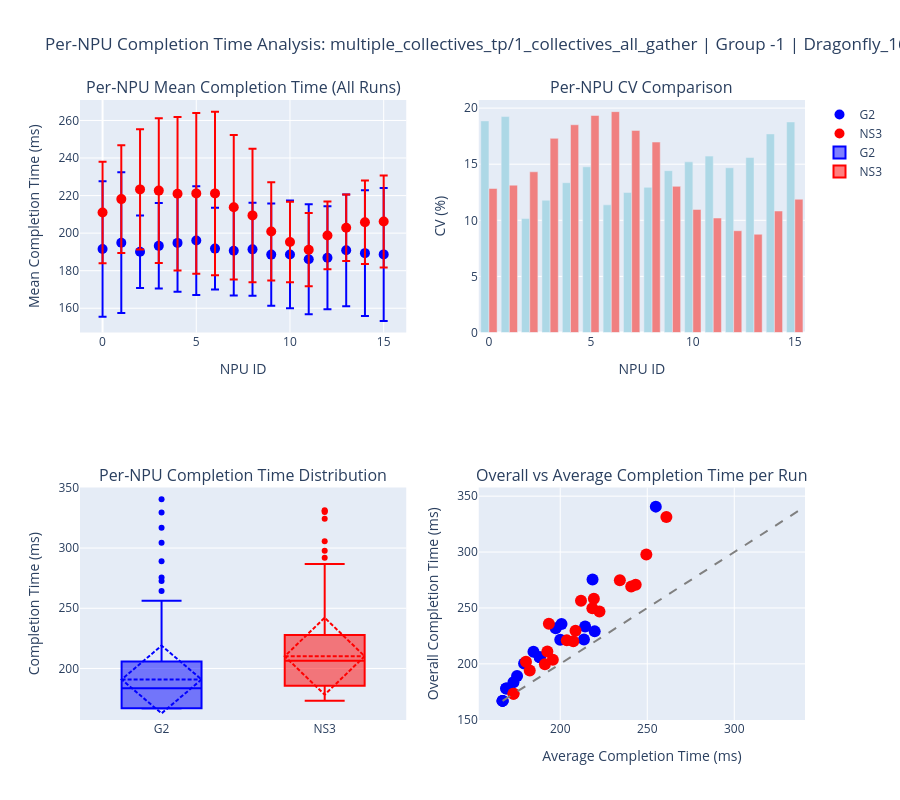

Notebook source saved alongside this figure:
### Code cell
# --- PER-NPU DETAILED ANALYSIS ---

print(f"\n{'='*80}")
print("PER-NPU COMPLETION TIME ANALYSIS")
print(f"{'='*80}\n")

# Analyze individual NPU completion times for selected configurations
unique_configs = comp_df.groupby(['workload', 'group_id', 'topology']).size().reset_index()[['workload', 'group_id', 'topology']]

print(f"Analyzing per-NPU completion times for up to 5 configurations...\n")
print("Note: Each NPU's completion time is the LAST (max) time across all its communications\n")

for idx, config in unique_configs.iterrows():
    wl, gid, topo = config['workload'], config['group_id'], config['topology']
    
    config_df = comp_df[
        (comp_df['workload'] == wl) &
        (comp_df['group_id'] == gid) &
        (comp_df['topology'] == topo)
    ]
    
    g2_runs = config_df[config_df['sim_type'] == 'G2'].sort_values('run_number')
    ns3_runs = config_df[config_df['sim_type'] == 'NS3'].sort_values('run_number')
    
    if g2_runs.empty or ns3_runs.empty:
        continue
    
    print(f"\n{'='*60}")
    print(f"Configuration: {wl} | Group: {gid} | Topology: {topo}")
    print(f"{'='*60}\n")
    
    # Collect NPU completion times (last time for each NPU) across all runs
    g2_npu_data = []
    ns3_npu_data = []
    
    for _, run in g2_runs.iterrows():
        timing_file = find_timing_file(run['path'], 'G2')
        if timing_file:
            try:
                df_timing = pd.read_csv(timing_file)
                df_timing = df_timing[df_timing['callback_tick'] > 100].copy()
                # Get last (max) time for each NPU
                npu_completion = df_timing.groupby('sys_id')['callback_tick'].max().reset_index()
                npu_completion['run_number'] = run['run_number']
                npu_completion['time_ms'] = npu_completion['callback_tick'] / 1_000_000
                g2_npu_data.append(npu_completion[['sys_id', 'run_number', 'time_ms', 'callback_tick']])
            except Exception as e:
                print(f"Error reading G2 timing file: {e}")
    
    for _, run in ns3_runs.iterrows():
        timing_file = find_timing_file(run['path'], 'NS3')
        if timing_file:
            try:
                df_timing = pd.read_csv(timing_file)
                if 'node_name' in df_timing.columns:
                    df_timing = df_timing[df_timing['node_name'] != 'dummy_node']
                df_timing = df_timing[df_timing['callback_tick'] > 100].copy()
                # Get last (max) time for each NPU
                npu_completion = df_timing.groupby('sys_id')['callback_tick'].max().reset_index()
                npu_completion['run_number'] = run['run_number']
                npu_completion['time_ms'] = npu_completion['callback_tick'] / 1_000_000
                npu_completion['ecmp_seed'] = run['ecmp_seed']
                ns3_npu_data.append(npu_completion[['sys_id', 'run_number', 'time_ms', 'callback_tick', 'ecmp_seed']])
            except Exception as e:
                print(f"Error reading NS3 timing file: {e}")
    
    if not g2_npu_data or not ns3_npu_data:
        continue
    
    g2_all = pd.concat(g2_npu_data, ignore_index=True)
    ns3_all = pd.concat(ns3_npu_data, ignore_index=True)
    
    # Statistics per NPU across all runs (these are now completion times)
    g2_per_npu = g2_all.groupby('sys_id')['time_ms'].agg(['mean', 'std', 'min', 'max', 'count']).reset_index()
    g2_per_npu['cv'] = (g2_per_npu['std'] / g2_per_npu['mean'] * 100)
    
    ns3_per_npu = ns3_all.groupby('sys_id')['time_ms'].agg(['mean', 'std', 'min', 'max', 'count']).reset_index()
    ns3_per_npu['cv'] = (ns3_per_npu['std'] / ns3_per_npu['mean'] * 100)
    
    print(f"G2 NPU Completion Statistics (across {len(g2_runs)} runs):")
    print(f"  Average CV per NPU: {g2_per_npu['cv'].mean():.3f}%")
    print(f"  Max CV: {g2_per_npu['cv'].max():.3f}% (NPU {g2_per_npu.loc[g2_per_npu['cv'].idxmax(), 'sys_id']})")
    print(f"  Range of mean completion times: {g2_per_npu['mean'].min():.2f} - {g2_per_npu['mean'].max():.2f} ms")
    print(f"  Load imbalance (range/mean): {((g2_per_npu['mean'].max() - g2_per_npu['mean'].min()) / g2_per_npu['mean'].mean() * 100):.2f}%")
    print()
    
    print(f"NS3 NPU Completion Statistics (across {len(ns3_runs)} runs):")
    print(f"  Average CV per NPU: {ns3_per_npu['cv'].mean():.3f}%")
    print(f"  Max CV: {ns3_per_npu['cv'].max():.3f}% (NPU {ns3_per_npu.loc[ns3_per_npu['cv'].idxmax(), 'sys_id']})")
    print(f"  Range of mean completion times: {ns3_per_npu['mean'].min():.2f} - {ns3_per_npu['mean'].max():.2f} ms")
    print(f"  Load imbalance (range/mean): {((ns3_per_npu['mean'].max() - ns3_per_npu['mean'].min()) / ns3_per_npu['mean'].mean() * 100):.2f}%")
    print()
    
    # Create visualization
    fig = make_subplots(
        rows=2, cols=2,
        subplot_titles=(
            'Per-NPU Mean Completion Time (All Runs)',
            'Per-NPU CV Comparison',
            'Per-NPU Completion Time Distribution',
            'Overall vs Average Completion Time per Run'
        ),
        specs=[[{"secondary_y": False}, {"secondary_y": False}],
               [{"secondary_y": False}, {"secondary_y": False}]]
    )
    
    # 1. Per-NPU mean completion times
    fig.add_trace(go.Scatter(
        x=g2_per_npu['sys_id'],
        y=g2_per_npu['mean'],
        mode='markers',
        name='G2',
        marker=dict(size=10, color='blue'),
        error_y=dict(type='data', array=g2_per_npu['std'], visible=True)
    ), row=1, col=1)
    
    fig.add_trace(go.Scatter(
        x=ns3_per_npu['sys_id'],
        y=ns3_per_npu['mean'],
        mode='markers',
        name='NS3',
        marker=dict(size=10, color='red'),
        error_y=dict(type='data', array=ns3_per_npu['std'], visible=True)
    ), row=1, col=1)
    
    # 2. CV per NPU
    fig.add_trace(go.Bar(
        x=g2_per_npu['sys_id'],
        y=g2_per_npu['cv'],
        name='G2 CV',
        marker_color='lightblue',
        showlegend=False
    ), row=1, col=2)
    
    fig.add_trace(go.Bar(
        x=ns3_per_npu['sys_id'],
        y=ns3_per_npu['cv'],
        name='NS3 CV',
        marker_color='lightcoral',
        showlegend=False
    ), row=1, col=2)
    
    # 3. Box plot of all NPU completion times
    fig.add_trace(go.Box(
        y=g2_all['time_ms'],
        x=['G2'] * len(g2_all),
        name='G2',
        marker_color='blue',
        boxmean='sd'
    ), row=2, col=1)
    
    fig.add_trace(go.Box(
        y=ns3_all['time_ms'],
        x=['NS3'] * len(ns3_all),
        name='NS3',
        marker_color='red',
        boxmean='sd'
    ), row=2, col=1)
    
    # 4. Overall completion (max) vs average completion per run
    g2_run_stats = g2_runs[['run_number', 'avg_time', 'max_time']].copy()
    g2_run_stats['avg_ms'] = g2_run_stats['avg_time'] / 1_000_000
    g2_run_stats['max_ms'] = g2_run_stats['max_time'] / 1_000_000
    
    ns3_run_stats = ns3_runs[['run_number', 'avg_time', 'max_time']].copy()
    ns3_run_stats['avg_ms'] = ns3_run_stats['avg_time'] / 1_000_000
    ns3_run_stats['max_ms'] = ns3_run_stats['max_time'] / 1_000_000
    
    fig.add_trace(go.Scatter(
        x=g2_run_stats['avg_ms'],
        y=g2_run_stats['max_ms'],
        mode='markers',
        name='G2',
        marker=dict(size=12, color='blue'),
        text=[f"Run {r}" for r in g2_run_stats['run_number']],
        showlegend=False
    ), row=2, col=2)
    
    fig.add_trace(go.Scatter(
        x=ns3_run_stats['avg_ms'],
        y=ns3_run_stats['max_ms'],
        mode='markers',
        name='NS3',
        marker=dict(size=12, color='red'),
        text=[f"Run {r}" for r in ns3_run_stats['run_number']],
        showlegend=False
    ), row=2, col=2)
    
    # Diagonal line
    all_times = pd.concat([g2_run_stats[['avg_ms', 'max_ms']], ns3_run_stats[['avg_ms', 'max_ms']]])
    min_val = all_times.min().min()
    max_val = all_times.max().max()
    fig.add_trace(go.Scatter(
        x=[min_val, max_val],
        y=[min_val, max_val],
        mode='lines',
        line=dict(dash='dash', color='gray'),
        showlegend=False
    ), row=2, col=2)
    
    # Update axes
    fig.update_xaxes(title_text="NPU ID", row=1, col=1)
    fig.update_yaxes(title_text="Mean Completion Time (ms)", row=1, col=1)
    fig.update_xaxes(title_text="NPU ID", row=1, col=2)
    fig.update_yaxes(title_text="CV (%)", row=1, col=2)
    fig.update_yaxes(title_text="Completion Time (ms)", row=2, col=1)
    fig.update_xaxes(title_text="Average Completion Time (ms)", row=2, col=2)
    fig.update_yaxes(title_text="Overall Completion Time (ms)", row=2, col=2)
    
    fig.update_layout(
        title=f"Per-NPU Completion Time Analysis: {wl} | Group {gid} | {topo}",
        height=800,
        showlegend=True
    )
    
    fig.show()

### Figure 1 — Plotly figure (JSON) as saved in the notebook; plotly's stock layout.template omitted (floating-point values rounded to 4 significant figures; data arrays with more than 128 entries replaced by an {"elided": "..."} marker saying what was removed)
{"data": [{"error_y": {"array": [36.13, 37.52, 19.31, 22.78, 26.01, 28.95, 21.82, 23.8, 24.76, 27.2, 28.7, 29.26, 27.44, 29.77, 33.52, 35.41], "type": "data", "visible": true}, "marker": {"color": "blue", "size": 10}, "mode": "markers", "name": "G2", "type": "scatter", "x": [0, 1, 2, 3, 4, 5, 6, 7, 8, 9, 10, 11, 12, 13, 14, 15], "xaxis": "x", "y": [191.6, 194.9, 190.1, 193.2, 194.8, 196.1, 191.8, 190.6, 191.4, 188.6, 188.7, 186.1, 186.9, 190.9, 189.3, 188.7], "yaxis": "y"}, {"error_y": {"array": [27.08, 28.65, 31.98, 38.53, 40.92, 42.78, 43.54, 38.51, 35.55, 26.17, 21.42, 19.5, 18.03, 17.77, 22.29, 24.49], "type": "data", "visible": true}, "marker": {"color": "red", "size": 10}, "mode": "markers", "name": "NS3", "type": "scatter", "x": [0, 1, 2, 3, 4, 5, 6, 7, 8, 9, 10, 11, 12, 13, 14, 15], "xaxis": "x", "y": [211.0, 218.1, 223.3, 222.7, 221.0, 221.2, 221.2, 213.8, 209.5, 200.9, 195.3, 191.2, 198.8, 202.9, 205.8, 206.2], "yaxis": "y"}, {"marker": {"color": "lightblue"}, "name": "G2 CV", "showlegend": false, "type": "bar", "x": [0, 1, 2, 3, 4, 5, 6, 7, 8, 9, 10, 11, 12, 13, 14, 15], "xaxis": "x2", "y": [18.86, 19.25, 10.16, 11.79, 13.35, 14.77, 11.38, 12.49, 12.94, 14.43, 15.21, 15.72, 14.68, 15.6, 17.7, 18.77], "yaxis": "y2"}, {"marker": {"color": "lightcoral"}, "name": "NS3 CV", "showlegend": false, "type": "bar", "x": [0, 1, 2, 3, 4, 5, 6, 7, 8, 9, 10, 11, 12, 13, 14, 15], "xaxis": "x2", "y": [12.83, 13.13, 14.32, 17.31, 18.52, 19.34, 19.69, 18.01, 16.97, 13.03, 10.97, 10.2, 9.071, 8.758, 10.83, 11.87], "yaxis": "y2"}, {"boxmean": "sd", "marker": {"color": "blue"}, "name": "G2", "type": "box", "x": {"elided": "320 str values"}, "xaxis": "x3", "y": {"elided": "320 float values"}, "yaxis": "y3"}, {"boxmean": "sd", "marker": {"color": "red"}, "name": "NS3", "type": "box", "x": {"elided": "320 str values"}, "xaxis": "x3", "y": {"elided": "320 float values"}, "yaxis": "y3"}, {"marker": {"color": "blue", "size": 12}, "mode": "markers", "name": "G2", "showlegend": false, "text": ["Run 1", "Run 2", "Run 3", "Run 4", "Run 5", "Run 6", "Run 7", "Run 8", "Run 9", "Run 10", "Run 11", "Run 12", "Run 13", "Run 14", "Run 15", "Run 16", "Run 17", "Run 18", "Run 19", "Run 20"], "type": "scatter", "x": [168.9, 168.9, 166.9, 173.1, 166.9, 188.3, 179.2, 213.6, 184.6, 166.9, 175.2, 200.0, 197.4, 219.8, 218.6, 254.9, 214.3, 200.7, 188.2, 170.3], "xaxis": "x4", "y": [178.0, 178.0, 166.9, 183.5, 166.9, 205.8, 200.2, 221.8, 210.9, 166.9, 189.1, 221.6, 231.7, 229.0, 275.5, 340.6, 233.4, 235.6, 205.8, 178.0], "yaxis": "y4"}, {"marker": {"color": "red", "size": 12}, "mode": "markers", "name": "NS3", "showlegend": false, "text": ["Run 1", "Run 2", "Run 3", "Run 4", "Run 5", "Run 6", "Run 7", "Run 8", "Run 9", "Run 10", "Run 11", "Run 12", "Run 13", "Run 14", "Run 15", "Run 16", "Run 17", "Run 18", "Run 19", "Run 20"], "type": "scatter", "x": [173.1, 222.5, 261.0, 192.6, 208.8, 180.3, 173.1, 191.2, 195.7, 211.9, 218.5, 240.8, 234.3, 249.5, 203.8, 207.5, 182.5, 193.5, 243.4, 219.3], "xaxis": "x4", "y": [173.1, 246.7, 331.4, 211.0, 229.6, 201.8, 173.1, 199.6, 203.6, 256.5, 249.8, 269.1, 274.7, 297.7, 221.0, 220.3, 194.0, 235.9, 270.8, 258.2], "yaxis": "y4"}, {"line": {"color": "gray", "dash": "dash"}, "mode": "lines", "showlegend": false, "type": "scatter", "x": [166.9, 340.6], "xaxis": "x4", "y": [166.9, 340.6], "yaxis": "y4"}], "layout": {"annotations": [{"font": {"size": 16}, "showarrow": false, "text": "Per-NPU Mean Completion Time (All Runs)", "x": 0.225, "xanchor": "center", "xref": "paper", "y": 1, "yanchor": "bottom", "yref": "paper"}, {"font": {"size": 16}, "showarrow": false, "text": "Per-NPU CV Comparison", "x": 0.775, "xanchor": "center", "xref": "paper", "y": 1, "yanchor": "bottom", "yref": "paper"}, {"font": {"size": 16}, "showarrow": false, "text": "Per-NPU Completion Time Distribution", "x": 0.225, "xanchor": "center", "xref": "paper", "y": 0.375, "yanchor": "bottom", "yref": "paper"}, {"font": {"size": 16}, "showarrow": false, "text": "Overall vs Average Completion Time per Run", "x": 0.775, "xanchor": "center", "xref": "paper", "y": 0.375, "yanchor": "bottom", "yref": "paper"}], "height": 800, "showlegend": true, "title": {"text": "Per-NPU Completion Time Analysis: multiple_collectives_tp/1_collectives_all_gather | Group -1 | Dragonfly_16_ECMP_ECMP"}, "xaxis": {"anchor": "y", "domain": [0, 0.45], "title": {"text": "NPU ID"}}, "xaxis2": {"anchor": "y2", "domain": [0.55, 1], "title": {"text": "NPU ID"}}, "xaxis3": {"anchor": "y3", "domain": [0, 0.45]}, "xaxis4": {"anchor": "y4", "domain": [0.55, 1], "title": {"text": "Average Completion Time (ms)"}}, "yaxis": {"anchor": "x", "domain": [0.625, 1], "title": {"text": "Mean Completion Time (ms)"}}, "yaxis2": {"anchor": "x2", "domain": [0.625, 1], "title": {"text": "CV (%)"}}, "yaxis3": {"anchor": "x3", "domain": [0, 0.375], "title": {"text": "Completion Time (ms)"}}, "yaxis4": {"anchor": "x4", "domain": [0, 0.375], "title": {"text": "Overall Completion Time (ms)"}}}}
